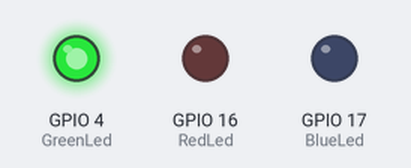
The sketch below on a simulated ESP32. Parts: output pins drawn as LEDs (lit = HIGH). WiFi joins after 1.5 s; servers stay silent unless stated; I2S audio is not simulated (input reads silence); storage starts empty; what the sketch prints to the serial monitor is not drawn.

Above: at 0.3 s.
Timing chart, 0 to 1.8 s (numbered marks = the images above):
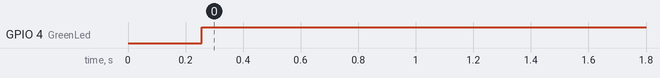

Measured:
- by itself, GPIO 4 (GreenLed): LOW → HIGH at 0.26 s

The sketch:

myTreasure_copy_20241124134613.ino
```cpp
#include <driver/i2s.h>
#include "FS.h"
#include "SD.h"
#include <WiFi.h>

// File to send
const char* filePath = "/recording.wav"; // File path on the SD card

// Define I2S pins specifically
#define I2S_WS  22
#define I2S_SCK 26
#define I2S_SD  34

const int RedLed = 16;
const int BlueLed = 17;
const int GreenLed = 4;

// WiFi credentials
const char* ssid = "esp8266";
const char* password = "9876543210";

// Server details
const char* serverIP = "192.168.0.105"; // Replace with your computer's IP  192.168.0.105
const int serverPort = 8080;

// File to send
// const char* filePath = "/recording.wav"; // File path on the SD card

// Recording times
const int TotalSecondsToRecord = 15;
const int AudioDurationPerFileWriteInMs = 500;  // Not enough RAM to buffer long audio durations, so need to write out smaller durations to file, e.g. every 500 ms

// Info about audio recording at 16KHz, 16-bit per sample, mono
const int SampleRate = 16000;
const i2s_bits_per_sample_t BitsPerSample = I2S_BITS_PER_SAMPLE_16BIT;
const i2s_channel_t NumChannels = I2S_CHANNEL_MONO;
const int BytesPerSecond = NumChannels * SampleRate * BitsPerSample / 8;

// Audio data size info
const int TotalAudioSizeInBytes = TotalSecondsToRecord * BytesPerSecond;
const int DMACopyBufferSizeInBytes = BytesPerSecond * AudioDurationPerFileWriteInMs / 1000; // Size of the DMA copy buffer that can hold audio data for the duration of AudioDurationPerFileWriteInMs

// Static audio buffers for each time we write data to a file, for a duration of AudioDurationPerFileWriteInMs
DMA_ATTR static uint8_t DMACopyBuffer[DMACopyBufferSizeInBytes];  // DMA buffers are copied into this buffer when calling i2s_read()
static uint8_t FileWriteBuffer[DMACopyBufferSizeInBytes];         // Audio data processed into this buffer and used to write to file

// Calc DMA buffer info to avoid buffer overflow, which will drop audio while copying out of DMA buffers
const int SPIFFSWriteSpeed = 20;  // KB/s Just testing on my own, I only get 20-32KB per second writing to a SPIFFS file :-(
const int SDCardWriteSpeed = 180; // KB/s Just testing on my own, I get 180-220KB per second writing to a SD Card
const int TimeToWriteDataToFileInMs = DMACopyBufferSizeInBytes / SDCardWriteSpeed;
const int ExtraProcessingTimeInMs = 5;  // Let's add a few extra ms of processing time to accomodate for copying, rescaling, printfs, etc.
const int EstimatedTimeToProcessAudioBufferInMs = TimeToWriteDataToFileInMs + ExtraProcessingTimeInMs;
const int TotalNumSamples = EstimatedTimeToProcessAudioBufferInMs * SampleRate / 1000;
const int TotalBytesRequiredForDMA = TotalNumSamples * NumChannels * BitsPerSample / 8;

// Derive buf_len and buf_count based on latency preference, i.e. choose high, medium or low. By default this example uses medium
const int NumSamplesPerBuffer_HighLatency = 1024;
const int NumSamplesPerBuffer_MediumLatency = 256;
const int NumSamplesPerBuffer_LowLatency = 64;
const int NumSamplesPerBuffer_VeryLowLatency = 8;
const int NumSamplesPerBuffer = min(NumSamplesPerBuffer_MediumLatency, 1024);                       // i2s buf_len (Must be less than 1024)
const int NumBuffers = min(max(int(float(TotalNumSamples / NumSamplesPerBuffer) + 1.0f), 2), 128);  // i2s buf_count (Must be between 2 and 128)

// File IO
File file;
const char fileName[] = "/Recording.wav";
const int wavHeaderSize = 44;

void setup()
{

  Serial.begin(115200);
  pinMode(RedLed, OUTPUT);
    pinMode(GreenLed, OUTPUT);
      pinMode(BlueLed, OUTPUT);


  delay(200);
  Serial.printf("\n\n********* Audio Recording with ESP32 *********\n\n");

  Serial.printf("BytesPerSecond: %d\n", BytesPerSecond);
  Serial.printf("TotalSecondsToRecord: %d\n", TotalSecondsToRecord);
  Serial.printf("TotalAudioSizeInBytes: %d\n", TotalAudioSizeInBytes);
  Serial.printf("AudioDurationPerFileWriteInMs: %d\n", AudioDurationPerFileWriteInMs);
  Serial.printf("DMACopyBufferSizeInBytes: %d\n", DMACopyBufferSizeInBytes);
  Serial.printf("EstimatedTimeToProcessAudioBufferInMs: %d ms\n", EstimatedTimeToProcessAudioBufferInMs);
  Serial.flush();
  Serial.printf("TotalNumSamples: %d\n", TotalNumSamples);
  Serial.printf("TotalBytesRequiredForDMA: %d\n", TotalBytesRequiredForDMA);
  Serial.printf("NumSamplesPerBuffer (buf_length): %d\n", NumSamplesPerBuffer);
  Serial.printf("NumBuffers (buf_count): %d\n", NumBuffers);
  Serial.flush();

  InitMicroSD();
  InitI2S();


  // Create async task to stream audio DMA buffers into our copy DMA buffer for processing on the CPU
  const int stackSize = 1024 * 3;
  xTaskCreate(AudioRecordingTask, "AudioRecordingTask", stackSize, NULL, 1, NULL);

  // Test to see just how much CPU work can get interfered with when the DMA interrupts the CPU
  unsigned long startTime = millis();
  SomeCalculationsToKeepTheCPUBusy();

  Serial.printf("CPU work on main thread done. With audio processing done in parrallel, it took %d ms to complete\n", millis() - startTime);
}
// ******************void loop**************
void loop()
{
    digitalWrite(RedLed, LOW);
    digitalWrite(GreenLed, HIGH);
    digitalWrite(BlueLed, LOW);
  }


void send_audio_to_python(){

  WiFi.begin(ssid, password);

  Serial.print("Connecting to WiFi");
  while (WiFi.status() != WL_CONNECTED) {
    delay(500);
    Serial.print(".");
  }
  Serial.println("\nConnected to WiFi");

  if (!SD.begin(5)) {
    Serial.println("SD card initialization failed!");
    return;
  }
  Serial.println("SD card initialized.");

  WiFiClient client;
  if (client.connect(serverIP, serverPort)) {
    Serial.println("Connected to server.");

    File file = SD.open(filePath, "r");
    if (!file) {
      Serial.println("Failed to open file.");
      return;
    }
    Serial.printf("Sending file: %s\n", filePath);

    // Send file name
    client.print(String(file.name()) + "\n");

    // Send file data
    while (file.available()) {
      char buffer[512];
      size_t bytesRead = file.readBytes(buffer, sizeof(buffer));
      client.write((uint8_t*)buffer, bytesRead);
    }
    file.close();
    Serial.println("File sent.");
    digitalWrite(RedLed, LOW);
    digitalWrite(GreenLed, HIGH);
    delay(5000);
    digitalWrite(GreenLed, LOW);
    digitalWrite(BlueLed, LOW);

    client.stop();
  } else {
    Serial.println("Failed to connect to server.");
    digitalWrite(RedLed, HIGH);
    digitalWrite(GreenLed, LOW);
    digitalWrite(BlueLed, LOW);

  }
}

void AudioRecordingTask(void* pArg)
{
  size_t numBytesRead;
  int numBytesWrittenToFile = 0;

  // Drain a bit of the DMA buffers before starting the recording
  i2s_read(I2S_NUM_0, (void*)DMACopyBuffer, DMACopyBufferSizeInBytes, &numBytesRead, portMAX_DELAY);

  Serial.printf("\nRecording %d seconds of audio ...\n", TotalSecondsToRecord);

  // Time the total duration
  unsigned long startTime = millis();

  while (numBytesWrittenToFile < TotalAudioSizeInBytes)
  {
    // Read data from DMA buffers into our copy buffer
    unsigned long startRead = millis();
    i2s_read(I2S_NUM_0, (void*)DMACopyBuffer, DMACopyBufferSizeInBytes, &numBytesRead, portMAX_DELAY);
    unsigned long stopRead = millis();

    // Scale volume
    i2s_adc_data_scale(FileWriteBuffer, (uint8_t*)DMACopyBuffer, DMACopyBufferSizeInBytes);

    // Write to file
    unsigned long startWrite = millis();
    file.write((const byte*)FileWriteBuffer, DMACopyBufferSizeInBytes);
    unsigned long stopWrite = millis();

    numBytesWrittenToFile += DMACopyBufferSizeInBytes;

    Serial.printf("    %u%% (i2s_read %d ms, file.write %d ms )\n", numBytesWrittenToFile * 100 / TotalAudioSizeInBytes, stopRead - startRead, stopWrite - startWrite);
  }

  Serial.printf("Done. Recorded %d seconds in %d ms\n", TotalSecondsToRecord, millis() - startTime);
  Serial.flush();

  file.close();
  SD.end();
  send_audio_to_python();
  digitalWrite(RedLed, LOW);
    digitalWrite(GreenLed, LOW);
    digitalWrite(BlueLed, HIGH);

  vTaskDelete(NULL);
}

void InitI2S()
{
  i2s_config_t i2s_config =
  {
    .mode = (i2s_mode_t)(I2S_MODE_MASTER | I2S_MODE_RX),
    .sample_rate = SampleRate,
    .bits_per_sample = BitsPerSample,
    .channel_format = I2S_CHANNEL_FMT_ONLY_LEFT,
    .communication_format = I2S_COMM_FORMAT_STAND_I2S,
    .intr_alloc_flags = 0,
    .dma_buf_count = NumBuffers,
    .dma_buf_len = NumSamplesPerBuffer,
    .use_apll = true
  };

  i2s_driver_install(I2S_NUM_0, &i2s_config, 0, NULL);

  const i2s_pin_config_t pin_config =
  {
    .bck_io_num = I2S_SCK,
    .ws_io_num = I2S_WS,
    .data_out_num = I2S_PIN_NO_CHANGE,
    .data_in_num = I2S_SD
  };

  i2s_set_pin(I2S_NUM_0, &pin_config);
}

// Adjust volume
void i2s_adc_data_scale(uint8_t* d_buff, uint8_t* s_buff, uint32_t len)
{
  uint32_t j = 0;
  uint32_t dac_value = 0;
  for (int i = 0; i < len; i += 2)
  {
    dac_value = ((((uint16_t) (s_buff[i + 1] & 0xf) << 8) | ((s_buff[i + 0]))));
    d_buff[j++] = 0;
    d_buff[j++] = dac_value * 256 / 2048;
  }
}

// Initialize MicroSD card
static bool InitMicroSD()
{
  Serial.println("\nInitialilzeMicroSD");

  while (!SD.begin(SS))
  {
      Serial.println("  ERROR: No MicroSD card found!");
      delay(500);
  }

  Serial.println("  MicroSD card found");

  uint8_t cardType = SD.cardType();
  if (cardType == CARD_NONE)
  {
    Serial.println("  ERROR: MicroSD card not usable!");
    SD.end();
    return false;
  }

  Serial.println("  MicroSD card ready");

  SD.remove(fileName);

  file = SD.open(fileName, FILE_WRITE);
  if (!file)
  {
    Serial.println("ERROR: File couldn't be opened!");
    return false;
  }

  // Write the WAV header
  byte header[wavHeaderSize];
  createWAVHeader(header, TotalAudioSizeInBytes);
  file.write(header, wavHeaderSize);

  return true;
}

void createWAVHeader(byte* header, int wavSize)
{
  header[0] = 'R';
  header[1] = 'I';
  header[2] = 'F';
  header[3] = 'F';
  unsigned int fileSize = wavSize + wavHeaderSize - 8;
  header[4] = (byte)(fileSize & 0xFF);
  header[5] = (byte)((fileSize >> 8) & 0xFF);
  header[6] = (byte)((fileSize >> 16) & 0xFF);
  header[7] = (byte)((fileSize >> 24) & 0xFF);
  header[8] = 'W';
  header[9] = 'A';
  header[10] = 'V';
  header[11] = 'E';
  header[12] = 'f';
  header[13] = 'm';
  header[14] = 't';
  header[15] = ' ';
  header[16] = 0x10;  // linear PCM
  header[17] = 0x00;
  header[18] = 0x00;
  header[19] = 0x00;
  header[20] = 0x01;  // linear PCM
  header[21] = 0x00;
  header[22] = 0x01;  // normal
  header[23] = 0x00;
  header[24] = 0x80;  // Sampling rate
  header[25] = 0x3E;
  header[26] = 0x00;
  header[27] = 0x00;
  header[28] = 0x00;
  header[29] = 0x7D;
  header[30] = 0x00;
  header[31] = 0x00;
  header[32] = 0x02;  // 16-bit mono
  header[33] = 0x00;
  header[34] = 0x10;  // 16-bit
  header[35] = 0x00;
  header[36] = 'd';
  header[37] = 'a';
  header[38] = 't';
  header[39] = 'a';
  header[40] = (byte)(wavSize & 0xFF);
  header[41] = (byte)((wavSize >> 8) & 0xFF);
  header[42] = (byte)((wavSize >> 16) & 0xFF);
  header[43] = (byte)((wavSize >> 24) & 0xFF);
}

// Test to see just how much CPU work can get interfered with when the DMA interrupts the CPU
// For this, we can't just use delay(), we need to do some actual calculations, e.g. a sqrt()
void SomeCalculationsToKeepTheCPUBusy()
{
  float someCalculation = 100.0f;
  const unsigned long numIterations = 2000000;
  for (unsigned long i = 0; i < numIterations; i++)
  {
    // Some processing to keep the CPU busy
    someCalculation += sqrt(someCalculation * i) * sqrt(someCalculation * i);
  }
}
```
